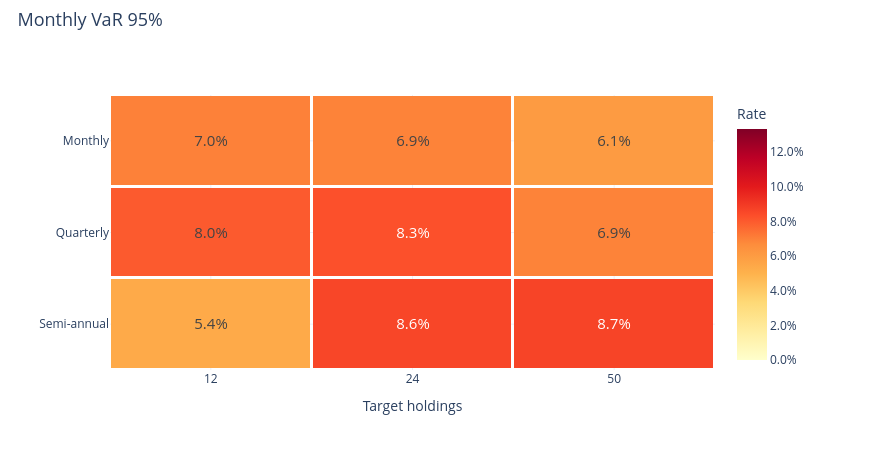

Notebook cell for this chart:
### Markdown cell above
### Monthly 95% VaR

### Code cell
research.heatmap('monthly_var_95')

### Figure 1 — Plotly figure (JSON) as saved in the notebook; plotly's stock layout.template omitted (floating-point values rounded to 4 significant figures)
{"data": [{"colorbar": {"tickformat": ".1%", "title": {"text": "Rate"}}, "colorscale": [[0.0, "rgb(255,255,204)"], [0.125, "rgb(255,237,160)"], [0.25, "rgb(254,217,118)"], [0.375, "rgb(254,178,76)"], [0.5, "rgb(253,141,60)"], [0.625, "rgb(252,78,42)"], [0.75, "rgb(227,26,28)"], [0.875, "rgb(189,0,38)"], [1.0, "rgb(128,0,38)"]], "text": [["7.0%", "6.9%", "6.1%"], ["8.0%", "8.3%", "6.9%"], ["5.4%", "8.6%", "8.7%"]], "textfont": {"size": 15}, "texttemplate": "%{text}", "type": "heatmap", "x": ["12", "24", "50"], "xgap": 3, "y": ["Monthly", "Quarterly", "Semi-annual"], "ygap": 3, "z": [[0.0698, 0.06933, 0.0605], [0.08015, 0.08277, 0.06937], [0.05366, 0.08602, 0.08677]], "zmax": 0.1334, "zmin": 0.0}], "layout": {"height": 450, "hovermode": "closest", "legend": {"font": {"size": 12}, "itemclick": "toggle", "itemdoubleclick": "toggleothers", "x": 1.025, "y": 1}, "margin": {"b": 80, "l": 110, "r": 155, "t": 95}, "title": {"font": {"size": 18}, "text": "Monthly VaR 95%", "x": 0.02, "y": 0.97}, "width": 870, "xaxis": {"title": {"text": "Target holdings"}}, "yaxis": {"autorange": "reversed"}}}
